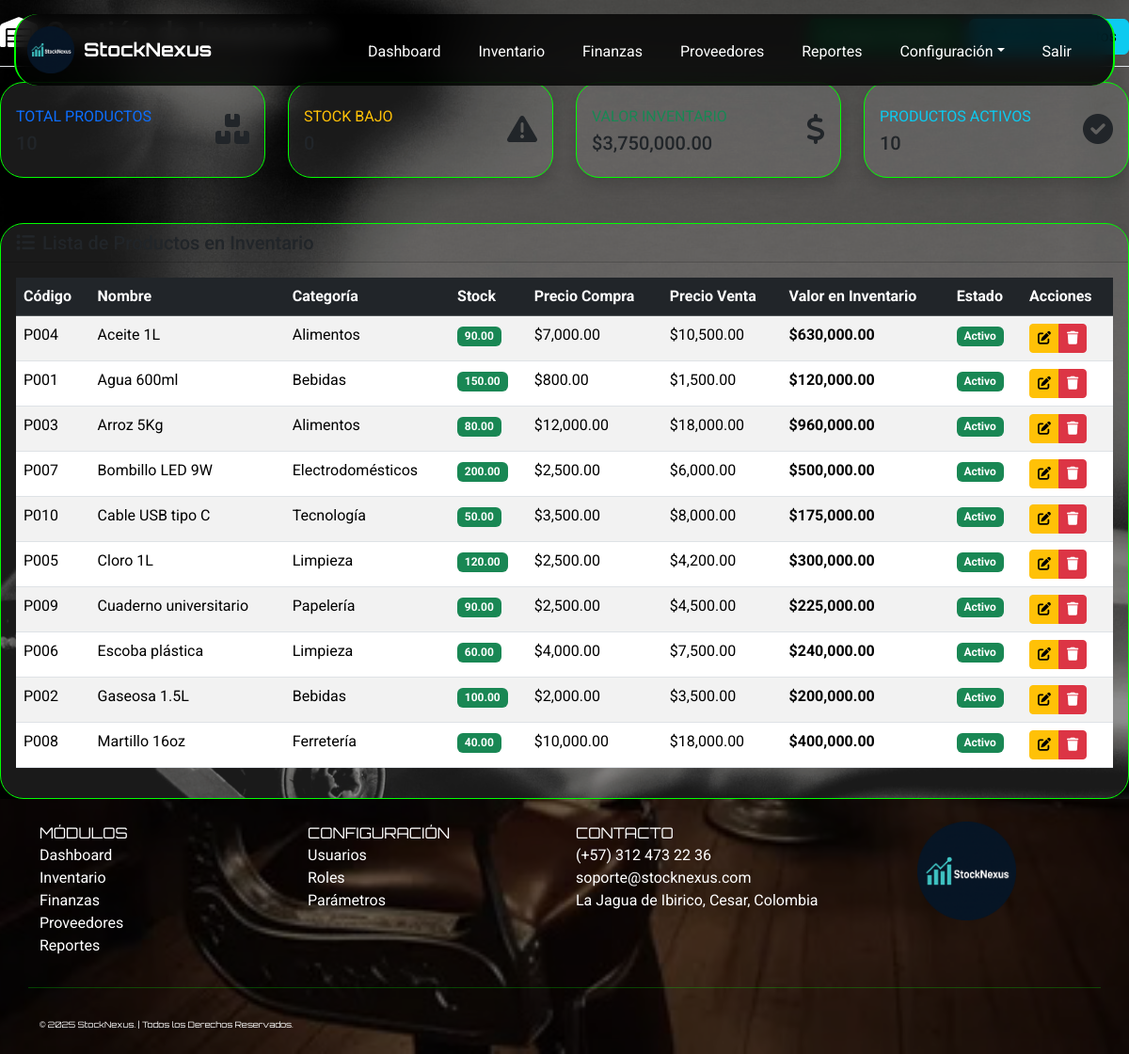
Screenshot of /index.php?page=inventario (signed in) with the database file from the repository.
### tables this page shows
CREATE TABLE productos (
    id_producto INT AUTO_INCREMENT PRIMARY KEY,
    codigo_producto VARCHAR(50) UNIQUE NOT NULL,
    nombre_producto VARCHAR(150) NOT NULL,
    id_categoria INT,
    descripcion TEXT,
    stock_actual DECIMAL(10,2) DEFAULT 0,
    stock_minimo DECIMAL(10,2) DEFAULT 0,
    unidad_medida VARCHAR(30) DEFAULT 'Unidad',
    precio_compra DECIMAL(12,2) DEFAULT 0,
    precio_venta DECIMAL(12,2) DEFAULT 0,
    estado ENUM('Activo','Inactivo') DEFAULT 'Activo',
    FOREIGN KEY (id_categoria) REFERENCES categorias(id_categoria)
);

CREATE TABLE categorias (
    id_categoria INT AUTO_INCREMENT PRIMARY KEY,
    nombre_categoria VARCHAR(100) NOT NULL,
    descripcion TEXT,
    estado ENUM('Activo','Inactivo') DEFAULT 'Activo'
);

### app/controllers/inventarioController.php (called while the page is built, shortened)
<?php
class InventarioController {
    private $db;
    public function __construct($database) {
        $this->db = $database;
    }
    public function getValorTotalInventario() {
        try {
            $stmt = $this->db->query("
                SELECT SUM(stock_actual * precio_compra) as valor_total
                FROM productos
                WHERE estado = 'Activo'
            ");
            $result = $stmt->fetch();
            return $result['valor_total'] ?? 0;
        } catch (PDOException $e) {
            error_log("Error en getValorTotalInventario: " . $e->getMessage());
            return 0;
        }
    }
}
?>

### app/controllers/ProductoController.php (called while the page is built, shortened)
<?php
class ProductoController {
    private $db;
    public function __construct($database) {
        $this->db = $database;
    }
    public function listar() {
        try {
            $stmt = $this->db->query("
                SELECT p.*, c.nombre_categoria
                FROM productos p
                LEFT JOIN categorias c ON p.id_categoria = c.id_categoria
                ORDER BY p.nombre_producto
            ");
            return $stmt->fetchAll();
        } catch (PDOException $e) {
            error_log("Error en listar productos: " . $e->getMessage());
            return [];
        }
    }
}
?>

### app/views/Inventario/inventario.php (the view, shortened to what this page needs)
<?php
$productoController = new ProductoController($db);
$productos = $productoController->listar();
$inventarioController = new InventarioController($db);
$valorTotal = $inventarioController->getValorTotalInventario();
?>
<div class="d-flex justify-content-between flex-wrap flex-md-nowrap align-items-center pt-3 pb-2 mb-3 border-bottom">
    <h1 class="h2"><i class="fas fa-warehouse me-2"></i>Gestión de Inventario</h1>
    <div class="btn-toolbar mb-2 mb-md-0">
        <a href="index.php?page=crear_producto" class="btn btn-success me-2">
            <i class="fas fa-plus me-2"></i>Nuevo Producto
        </a>
        <a href="index.php?page=movimientos" class="btn btn-info">
            <i class="fas fa-exchange-alt me-2"></i>Ver Movimientos
        </a>
    </div>
</div>
<div class="row mb-4">
    <div class="col-xl-3 col-md-6 mb-4">
        <div class="card border-left-primary shadow h-100 py-2">
            <div class="card-body">
                <div class="row no-gutters align-items-center">
                    <div class="col mr-2">
                        <div class="text-xs font-weight-bold text-primary text-uppercase mb-1">
                            Total Productos
                        </div>
                        <div class="h5 mb-0 font-weight-bold text-gray-800">
                        </div>
                    </div>
                    <div class="col-auto">
                        <i class="fas fa-boxes fa-2x text-gray-300"></i>
                    </div>
                </div>
            </div>
        </div>
    </div>
    <div class="col-xl-3 col-md-6 mb-4">
        <div class="card border-left-warning shadow h-100 py-2">
            <div class="card-body">
                <div class="row no-gutters align-items-center">
                    <div class="col mr-2">
                        <div class="text-xs font-weight-bold text-warning text-uppercase mb-1">
                            Stock Bajo
                        </div>
                        <div class="h5 mb-0 font-weight-bold text-gray-800">
                        </div>
                    </div>
                    <div class="col-auto">
                        <i class="fas fa-exclamation-triangle fa-2x text-gray-300"></i>
                    </div>
                </div>
            </div>
        </div>
    </div>
    <div class="col-xl-3 col-md-6 mb-4">
        <div class="card border-left-success shadow h-100 py-2">
            <div class="card-body">
                <div class="row no-gutters align-items-center">
                    <div class="col mr-2">
                        <div class="text-xs font-weight-bold text-success text-uppercase mb-1">
                        </div>
                        <div class="h5 mb-0 font-weight-bold text-gray-800">
                            $<?= number_format($valorTotal, 2) ?>
                        </div>
                    </div>
                    <div class="col-auto">
                        <i class="fas fa-dollar-sign fa-2x text-gray-300"></i>
                    </div>
                </div>
            </div>
        </div>
    </div>
    <div class="col-xl-3 col-md-6 mb-4">
        <div class="card border-left-info shadow h-100 py-2">
            <div class="card-body">
                <div class="row no-gutters align-items-center">
                    <div class="col mr-2">
                        <div class="text-xs font-weight-bold text-info text-uppercase mb-1">
                            Productos Activos
                        </div>
                        <div class="h5 mb-0 font-weight-bold text-gray-800">
                            <?= count(array_filter($productos, function($p) { return $p['estado'] == 'Activo'; })) ?>
                        </div>
                    </div>
                    <div class="col-auto">
                        <i class="fas fa-check-circle fa-2x text-gray-300"></i>
                    </div>
                </div>
            </div>
        </div>
    </div>
</div>
<div class="card">
    <div class="card-header">
        <h5 class="card-title mb-0">
            <i class="fas fa-list me-2"></i>Lista de Productos en Inventario
        </h5>
    </div>
    <div class="card-body">
        <div class="table-responsive">
            <table class="table table-striped table-hover" id="tablaInventario">
                <thead class="table-dark">
                    <tr>
                        <th>Código</th>
                        <th>Nombre</th>
                        <th>Categoría</th>
                        <th>Stock</th>
                        <th>Precio Compra</th>
                        <th>Precio Venta</th>
                        <th>Valor en Inventario</th>
                        <th>Estado</th>
                        <th>Acciones</th>
                    </tr>
                </thead>
                <tbody>
                    <?php foreach ($productos as $producto):
                        $valorInventario = $producto['stock_actual'] * $producto['precio_compra'];
                    ?>
                    <tr>
                        <td><?= $producto['codigo_producto'] ?></td>
                        <td><?= $producto['nombre_producto'] ?></td>
                        <td><?= $producto['nombre_categoria'] ?: 'Sin categoría' ?></td>
                        <td>
                            <span class="badge bg-<?= $producto['stock_actual'] <= $producto['stock_minimo'] ? 'danger' : ($producto['stock_actual'] <= ($producto['stock_minimo'] * 2) ? 'warning' : 'success') ?>">
                                <?= $producto['stock_actual'] ?>
                            </span>
                        </td>
                        <td>$<?= number_format($producto['precio_compra'], 2) ?></td>
                        <td>$<?= number_format($producto['precio_venta'], 2) ?></td>
                        <td><strong>$<?= number_format($valorInventario, 2) ?></strong></td>
                        <td>
                            <span class="badge bg-<?= $producto['estado'] == 'Activo' ? 'success' : 'secondary' ?>">
                                <?= $producto['estado'] ?>
                            </span>
                        </td>
                        <td>
                            <div class="btn-group btn-group-sm">
                                <a href="index.php?page=editar_producto&id=<?= $producto['id_producto'] ?>"
                                   class="btn btn-warning" title="Editar">
                                    <i class="fas fa-edit"></i>
                                </a>
                                <a href="index.php?page=eliminar_producto&id=<?= $producto['id_producto'] ?>"
                                   class="btn btn-danger btn-delete" title="Eliminar">
                                    <i class="fas fa-trash"></i>
                                </a>
                            </div>
                        </td>
                    </tr>
                    <?php endforeach; ?>
                </tbody>
            </table>
        </div>
    </div>
</div>

### public/assets/style.css (style rules this page uses)
body { background-image: url(../img/fondo_body.jpg); min-height: 100vh; background-size: cover; background-position: center; background-repeat: no-repeat; background-attachment: fixed; position: relative; font-family: 'Roboto', sans-serif; background-color: #000; color: #fff; margin: 0; padding: 0; width: 100%; align-items: center; justify-content: center; }
body::before { content: ''; position: fixed; top: 0; left: 0; width: 100%; height: 100%; background-color: rgba(0, 0, 0, 0.5); z-index: -1; }
html { scroll-behavior: smooth; width: 100%; }
.card { width: 100%; background-color: rgba(255, 255, 255, 0.1); border: 1px solid #00ff00; transition: transform 0.3s, box-shadow 0.3s; border-radius: 25px; }

### rows the page displays
productos: codigo_producto "P004", nombre_producto "Aceite 1L", id_categoria.nombre_categoria "Alimentos", stock_actual "90.00", precio_compra "7,000.00", precio_venta "10,500.00", valorInventario "630,000.00", estado "Activo"
productos: codigo_producto "P001", nombre_producto "Agua 600ml", id_categoria.nombre_categoria "Bebidas", stock_actual "150.00", precio_compra "800.00", precio_venta "1,500.00", valorInventario "120,000.00", estado "Activo"
productos: codigo_producto "P003", nombre_producto "Arroz 5Kg", id_categoria.nombre_categoria "Alimentos", stock_actual "80.00", precio_compra "12,000.00", precio_venta "18,000.00", valorInventario "960,000.00", estado "Activo"
productos: codigo_producto "P007", nombre_producto "Bombillo LED 9W", id_categoria.nombre_categoria "Electrodomésticos", stock_actual "200.00", precio_compra "2,500.00", precio_venta "6,000.00", valorInventario "500,000.00", estado "Activo"
productos: codigo_producto "P010", nombre_producto "Cable USB tipo C", id_categoria.nombre_categoria "Tecnología", stock_actual "50.00", precio_compra "3,500.00", precio_venta "8,000.00", valorInventario "175,000.00", estado "Activo"
productos: codigo_producto "P005", nombre_producto "Cloro 1L", id_categoria.nombre_categoria "Limpieza", stock_actual "120.00", precio_compra "2,500.00", precio_venta "4,200.00", valorInventario "300,000.00", estado "Activo"
productos: codigo_producto "P009", nombre_producto "Cuaderno universitario", id_categoria.nombre_categoria "Papelería", stock_actual "90.00", precio_compra "2,500.00", precio_venta "4,500.00", valorInventario "225,000.00", estado "Activo"
productos: codigo_producto "P006", nombre_producto "Escoba plástica", id_categoria.nombre_categoria "Limpieza", stock_actual "60.00", precio_compra "4,000.00", precio_venta "7,500.00", valorInventario "240,000.00", estado "Activo"
productos: codigo_producto "P002", nombre_producto "Gaseosa 1.5L", id_categoria.nombre_categoria "Bebidas", stock_actual "100.00", precio_compra "2,000.00", precio_venta "3,500.00", valorInventario "200,000.00", estado "Activo"
productos: codigo_producto "P008", nombre_producto "Martillo 16oz", id_categoria.nombre_categoria "Ferretería", stock_actual "40.00", precio_compra "10,000.00", precio_venta "18,000.00", valorInventario "400,000.00", estado "Activo"

### other values shown
$valorTotal "3,750,000.00"
